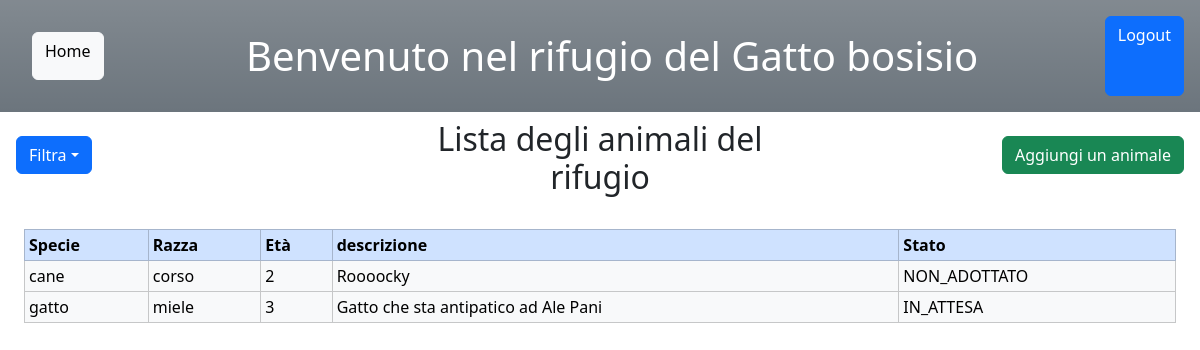
Page /gestione_animali/ (signed in) on the earlier database version.
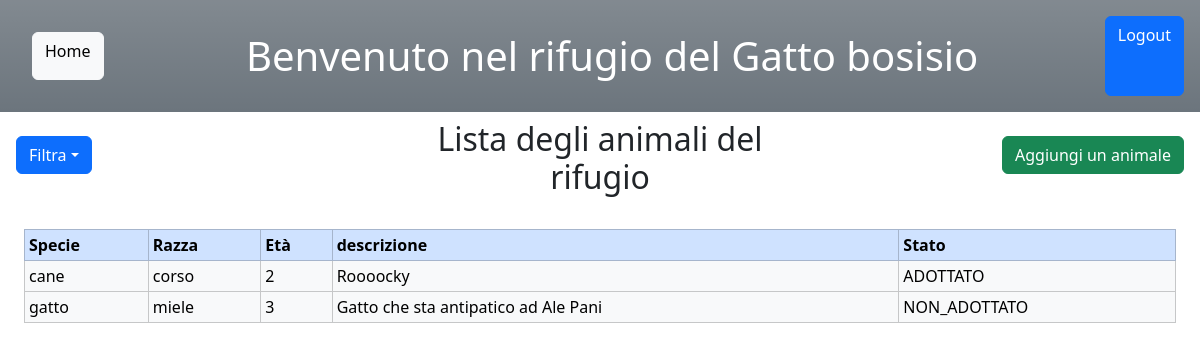
Same page on the later database version.
### rifugioAnimali/models.py (models this page shows, shortened)
class Animale(models.Model):
    specie = models.CharField(max_length = 32)
    razza = models.CharField(max_length = 32)
    eta = models.IntegerField(default = 0)
    descrizione = models.CharField(max_length = 128)
    stato = models.CharField(max_length=32,choices=[(choice.name,choice.value) for choice in StatoAdozione],default=StatoAdozione.NON_ADOTTATO.value)

### rifugioAnimali/views.py (the view)
# urls.py: path("gestione_animali/",views.gestione_animali,name="gestione_animali"),
@login_required(login_url='login')
def gestione_animali(request):
    if(not(request.user.is_staff)):
        return redirect('home')
    lista_animali = Animale.objects.order_by("specie")
    template = loader.get_template("rifugioAnimali/gestione_animali.html")
    context = {
        "lista_animali" : lista_animali,
    }
    return HttpResponse(template.render(context,request))

### rifugioAnimali/templates/rifugioAnimali/gestione_animali.html (shortened to what this page needs)
<head>
    {% load static %}
    {% load bootstrap5 %}
    {% bootstrap_css %}
</head>
<body>
  <header class="p-3 mb-2 bg-secondary bg-gradient text-white d-flex">
    <a href="#" role="button" class="btn btn-light m-3" onclick="location.href= '/home_admin' ">Home</a>
    <div class=" titolo row h-100 justify-content-center align-items-center">
      <h1 class="text-center m-3">Benvenuto nel rifugio del Gatto bosisio</h1>
    </div>
    <a class="btn btn-primary" href="/logout" role="button">Logout</a>
  </header>
    <div class="container align-content-center" style="width: 100vw;">
      <div class="row">
        <div class="col">
          <div class=" position-absolute start-0 p-3 btn-group">
            <button type="button" class="btn btn-primary dropdown-toggle" data-bs-toggle="dropdown" aria-expanded="false">Filtra</button>
          </div>
        </div>
        <div class="col text-center">
          <h2>Lista degli animali del rifugio</h2>
        </div>
        <div class="col">
          <a href="#" role="button" class=" position-absolute end-0 btn btn-success m-3" onclick="location.href= '/aggiungi_animale' ">Aggiungi un animale</a>
        </div>
      </div>
    </div>
        {% if lista_animali %}
            <div class="p-4">
            <table class="table table-bordered table-sm table-responsive">
                <thead>
                    <tr class="table-primary">
                        <th>Specie</th>
                        <th>Razza</th>
                        <th>Età</th>
                        <th>descrizione</th>
                        <th>Stato</th>
                    </tr>
                </thead>
                <tbody>
                    {% for animali in lista_animali %}
                        <tr class="table-light">
                            <td>{{ animali.specie }}</td>
                            <td>{{ animali.razza }}</td>
                            <td>{{ animali.eta }}</td>
                            <td>{{ animali.descrizione }}</td>
                            <td> {{ animali.stato }}</td>
                        </tr>
                    {% endfor %}
                </tbody>
            </table>
        {% else %}
            <p>non ci sono animali</p>
        {% endif %}
</body>

Differences in the rows shown:
changed Animale "cane": stato "NON_ADOTTATO" → "ADOTTATO"
changed Animale "gatto": stato "IN_ATTESA" → "NON_ADOTTATO"
